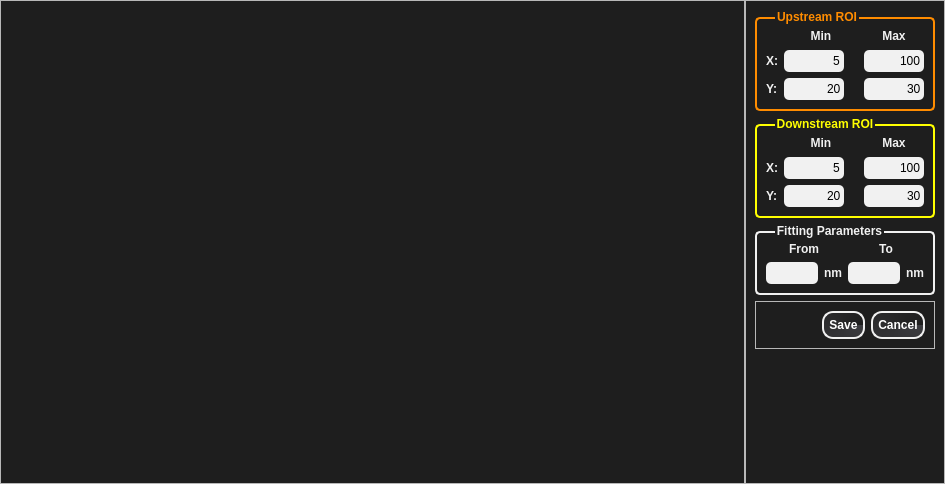
<?xml version="1.0" encoding="UTF-8"?>
<ui version="4.0">
 <class>roi_selector_main_widget</class>
 <widget class="QWidget" name="roi_selector_main_widget">
  <property name="geometry">
   <rect>
    <x>0</x>
    <y>0</y>
    <width>945</width>
    <height>484</height>
   </rect>
  </property>
  <property name="contextMenuPolicy">
   <enum>Qt::NoContextMenu</enum>
  </property>
  <property name="windowTitle">
   <string>Form</string>
  </property>
  <property name="styleSheet">
   <string notr="true">#roi_selector_main_widget{
	background: #1E1E1E;	
}

QLabel ,QGroupBox{
	color: #F1F1F1;
	font-weight: bold;
}

QLineEdit{
	border-radius:5px;
	background: #F1F1F1;
	color: black;
}

QPushButton{
	color:white;
	border-color: black;
	border: 2px solid #F1F1F1;
	border-radius: 11px;
	font-weight: bold;
	padding: 5px;
	background:qconicalgradient(cx:0.5, cy:0.5, angle:0, stop:0 rgba(30, 30, 30, 255), stop:1 rgba(60, 60, 64, 255))
}

QPushButton::hover{
    border:2px solid #fff;
	margin: 0.5px;
}

QPushPutton::press{
   border:2px solid #fff;
	margin: 2px;
}

QGroupBox {
	border: 2px solid #F1F1F1;
	border-radius: 5px;
	margin-top: 7px;
	padding: 0px
}
QGroupBox::title {
     subcontrol-origin: margin;
     left: 20px;
}

#downstream_roi_box{
	color:  rgba(255,255,0,255);
	border: 2px solid rgba(255,255,0,255);
}
#upstream_roi_box {
	color: rgba(255,140,0,255);
	border: 2px solid rgba(255,140,0,255);
}
</string>
  </property>
  <layout class="QHBoxLayout" name="horizontalLayout">
   <property name="spacing">
    <number>0</number>
   </property>
   <property name="margin">
    <number>0</number>
   </property>
   <item>
    <widget class="QFrame" name="axes_frame">
     <property name="frameShape">
      <enum>QFrame::StyledPanel</enum>
     </property>
     <property name="frameShadow">
      <enum>QFrame::Raised</enum>
     </property>
    </widget>
   </item>
   <item>
    <widget class="QFrame" name="frame">
     <property name="sizePolicy">
      <sizepolicy hsizetype="Fixed" vsizetype="Preferred">
       <horstretch>0</horstretch>
       <verstretch>0</verstretch>
      </sizepolicy>
     </property>
     <property name="frameShape">
      <enum>QFrame::StyledPanel</enum>
     </property>
     <property name="frameShadow">
      <enum>QFrame::Raised</enum>
     </property>
     <layout class="QVBoxLayout" name="verticalLayout_3">
      <item>
       <widget class="QGroupBox" name="upstream_roi_box">
        <property name="minimumSize">
         <size>
          <width>180</width>
          <height>0</height>
         </size>
        </property>
        <property name="maximumSize">
         <size>
          <width>180</width>
          <height>16777215</height>
         </size>
        </property>
        <property name="title">
         <string>Upstream ROI</string>
        </property>
        <layout class="QVBoxLayout" name="verticalLayout">
         <item>
          <layout class="QGridLayout" name="gridLayout">
           <item row="0" column="1">
            <widget class="QLabel" name="label">
             <property name="sizePolicy">
              <sizepolicy hsizetype="Expanding" vsizetype="Fixed">
               <horstretch>0</horstretch>
               <verstretch>0</verstretch>
              </sizepolicy>
             </property>
             <property name="minimumSize">
              <size>
               <width>0</width>
               <height>16</height>
              </size>
             </property>
             <property name="text">
              <string>Min</string>
             </property>
             <property name="alignment">
              <set>Qt::AlignCenter</set>
             </property>
            </widget>
           </item>
           <item row="0" column="2">
            <widget class="QLabel" name="label_2">
             <property name="sizePolicy">
              <sizepolicy hsizetype="Expanding" vsizetype="Fixed">
               <horstretch>0</horstretch>
               <verstretch>0</verstretch>
              </sizepolicy>
             </property>
             <property name="minimumSize">
              <size>
               <width>60</width>
               <height>16</height>
              </size>
             </property>
             <property name="maximumSize">
              <size>
               <width>60</width>
               <height>16777215</height>
              </size>
             </property>
             <property name="text">
              <string>Max</string>
             </property>
             <property name="alignment">
              <set>Qt::AlignCenter</set>
             </property>
            </widget>
           </item>
           <item row="1" column="0">
            <widget class="QLabel" name="label_3">
             <property name="text">
              <string>X:</string>
             </property>
            </widget>
           </item>
           <item row="1" column="1">
            <widget class="QLineEdit" name="us_x_min_txt">
             <property name="minimumSize">
              <size>
               <width>60</width>
               <height>22</height>
              </size>
             </property>
             <property name="maximumSize">
              <size>
               <width>60</width>
               <height>16777215</height>
              </size>
             </property>
             <property name="text">
              <string>5</string>
             </property>
             <property name="alignment">
              <set>Qt::AlignRight|Qt::AlignTrailing|Qt::AlignVCenter</set>
             </property>
            </widget>
           </item>
           <item row="1" column="2">
            <widget class="QLineEdit" name="us_x_max_txt">
             <property name="minimumSize">
              <size>
               <width>60</width>
               <height>22</height>
              </size>
             </property>
             <property name="maximumSize">
              <size>
               <width>60</width>
               <height>16777215</height>
              </size>
             </property>
             <property name="text">
              <string>100</string>
             </property>
             <property name="alignment">
              <set>Qt::AlignRight|Qt::AlignTrailing|Qt::AlignVCenter</set>
             </property>
            </widget>
           </item>
           <item row="2" column="0">
            <widget class="QLabel" name="label_4">
             <property name="text">
              <string>Y:</string>
             </property>
            </widget>
           </item>
           <item row="2" column="1">
            <widget class="QLineEdit" name="us_y_min_txt">
             <property name="minimumSize">
              <size>
               <width>60</width>
               <height>22</height>
              </size>
             </property>
             <property name="maximumSize">
              <size>
               <width>60</width>
               <height>16777215</height>
              </size>
             </property>
             <property name="text">
              <string>20</string>
             </property>
             <property name="alignment">
              <set>Qt::AlignRight|Qt::AlignTrailing|Qt::AlignVCenter</set>
             </property>
            </widget>
           </item>
           <item row="2" column="2">
            <widget class="QLineEdit" name="us_y_max_txt">
             <property name="minimumSize">
              <size>
               <width>60</width>
               <height>22</height>
              </size>
             </property>
             <property name="maximumSize">
              <size>
               <width>60</width>
               <height>16777215</height>
              </size>
             </property>
             <property name="text">
              <string>30</string>
             </property>
             <property name="alignment">
              <set>Qt::AlignRight|Qt::AlignTrailing|Qt::AlignVCenter</set>
             </property>
            </widget>
           </item>
          </layout>
         </item>
        </layout>
       </widget>
      </item>
      <item>
       <widget class="QGroupBox" name="downstream_roi_box">
        <property name="minimumSize">
         <size>
          <width>180</width>
          <height>0</height>
         </size>
        </property>
        <property name="maximumSize">
         <size>
          <width>180</width>
          <height>16777215</height>
         </size>
        </property>
        <property name="title">
         <string>Downstream ROI</string>
        </property>
        <layout class="QVBoxLayout" name="verticalLayout_2">
         <item>
          <layout class="QGridLayout" name="gridLayout_2">
           <item row="0" column="1">
            <widget class="QLabel" name="label_5">
             <property name="sizePolicy">
              <sizepolicy hsizetype="Expanding" vsizetype="Fixed">
               <horstretch>0</horstretch>
               <verstretch>0</verstretch>
              </sizepolicy>
             </property>
             <property name="minimumSize">
              <size>
               <width>0</width>
               <height>16</height>
              </size>
             </property>
             <property name="text">
              <string>Min</string>
             </property>
             <property name="alignment">
              <set>Qt::AlignCenter</set>
             </property>
            </widget>
           </item>
           <item row="0" column="2">
            <widget class="QLabel" name="label_6">
             <property name="sizePolicy">
              <sizepolicy hsizetype="Expanding" vsizetype="Fixed">
               <horstretch>0</horstretch>
               <verstretch>0</verstretch>
              </sizepolicy>
             </property>
             <property name="minimumSize">
              <size>
               <width>60</width>
               <height>16</height>
              </size>
             </property>
             <property name="maximumSize">
              <size>
               <width>60</width>
               <height>16777215</height>
              </size>
             </property>
             <property name="text">
              <string>Max</string>
             </property>
             <property name="alignment">
              <set>Qt::AlignCenter</set>
             </property>
            </widget>
           </item>
           <item row="1" column="0">
            <widget class="QLabel" name="label_7">
             <property name="text">
              <string>X:</string>
             </property>
            </widget>
           </item>
           <item row="1" column="1">
            <widget class="QLineEdit" name="ds_x_min_txt">
             <property name="minimumSize">
              <size>
               <width>60</width>
               <height>22</height>
              </size>
             </property>
             <property name="maximumSize">
              <size>
               <width>60</width>
               <height>16777215</height>
              </size>
             </property>
             <property name="text">
              <string>5</string>
             </property>
             <property name="alignment">
              <set>Qt::AlignRight|Qt::AlignTrailing|Qt::AlignVCenter</set>
             </property>
            </widget>
           </item>
           <item row="1" column="2">
            <widget class="QLineEdit" name="ds_x_max_txt">
             <property name="minimumSize">
              <size>
               <width>60</width>
               <height>22</height>
              </size>
             </property>
             <property name="maximumSize">
              <size>
               <width>60</width>
               <height>16777215</height>
              </size>
             </property>
             <property name="text">
              <string>100</string>
             </property>
             <property name="alignment">
              <set>Qt::AlignRight|Qt::AlignTrailing|Qt::AlignVCenter</set>
             </property>
            </widget>
           </item>
           <item row="2" column="0">
            <widget class="QLabel" name="label_8">
             <property name="text">
              <string>Y:</string>
             </property>
            </widget>
           </item>
           <item row="2" column="1">
            <widget class="QLineEdit" name="ds_y_min_txt">
             <property name="minimumSize">
              <size>
               <width>60</width>
               <height>22</height>
              </size>
             </property>
             <property name="maximumSize">
              <size>
               <width>60</width>
               <height>16777215</height>
              </size>
             </property>
             <property name="text">
              <string>20</string>
             </property>
             <property name="alignment">
              <set>Qt::AlignRight|Qt::AlignTrailing|Qt::AlignVCenter</set>
             </property>
            </widget>
           </item>
           <item row="2" column="2">
            <widget class="QLineEdit" name="ds_y_max_txt">
             <property name="minimumSize">
              <size>
               <width>60</width>
               <height>22</height>
              </size>
             </property>
             <property name="maximumSize">
              <size>
               <width>60</width>
               <height>16777215</height>
              </size>
             </property>
             <property name="text">
              <string>30</string>
             </property>
             <property name="alignment">
              <set>Qt::AlignRight|Qt::AlignTrailing|Qt::AlignVCenter</set>
             </property>
            </widget>
           </item>
          </layout>
         </item>
        </layout>
       </widget>
      </item>
      <item>
       <widget class="QGroupBox" name="fitting_roi_box">
        <property name="minimumSize">
         <size>
          <width>180</width>
          <height>0</height>
         </size>
        </property>
        <property name="maximumSize">
         <size>
          <width>180</width>
          <height>16777215</height>
         </size>
        </property>
        <property name="title">
         <string>Fitting Parameters</string>
        </property>
        <layout class="QGridLayout" name="gridLayout_4">
         <item row="0" column="0">
          <layout class="QGridLayout" name="gridLayout_3">
           <item row="0" column="0">
            <widget class="QLabel" name="label_9">
             <property name="text">
              <string>From</string>
             </property>
             <property name="alignment">
              <set>Qt::AlignCenter</set>
             </property>
            </widget>
           </item>
           <item row="0" column="1">
            <widget class="QLabel" name="label_10">
             <property name="layoutDirection">
              <enum>Qt::RightToLeft</enum>
             </property>
             <property name="text">
              <string>To</string>
             </property>
             <property name="alignment">
              <set>Qt::AlignCenter</set>
             </property>
            </widget>
           </item>
          </layout>
         </item>
         <item row="1" column="0">
          <layout class="QGridLayout" name="gridLayout_5">
           <item row="0" column="0">
            <layout class="QHBoxLayout" name="horizontalLayout_2">
             <item>
              <widget class="QLineEdit" name="fit_from_txt">
               <property name="minimumSize">
                <size>
                 <width>0</width>
                 <height>22</height>
                </size>
               </property>
               <property name="sizeIncrement">
                <size>
                 <width>0</width>
                 <height>0</height>
                </size>
               </property>
               <property name="alignment">
                <set>Qt::AlignRight|Qt::AlignTrailing|Qt::AlignVCenter</set>
               </property>
              </widget>
             </item>
             <item>
              <widget class="QLabel" name="label_11">
               <property name="sizePolicy">
                <sizepolicy hsizetype="Fixed" vsizetype="Fixed">
                 <horstretch>0</horstretch>
                 <verstretch>0</verstretch>
                </sizepolicy>
               </property>
               <property name="text">
                <string>nm</string>
               </property>
              </widget>
             </item>
            </layout>
           </item>
           <item row="0" column="1">
            <layout class="QHBoxLayout" name="horizontalLayout_3">
             <item>
              <widget class="QLineEdit" name="fit_to_txt">
               <property name="minimumSize">
                <size>
                 <width>0</width>
                 <height>22</height>
                </size>
               </property>
               <property name="alignment">
                <set>Qt::AlignRight|Qt::AlignTrailing|Qt::AlignVCenter</set>
               </property>
              </widget>
             </item>
             <item>
              <widget class="QLabel" name="label_12">
               <property name="sizePolicy">
                <sizepolicy hsizetype="Fixed" vsizetype="Fixed">
                 <horstretch>0</horstretch>
                 <verstretch>0</verstretch>
                </sizepolicy>
               </property>
               <property name="text">
                <string>nm</string>
               </property>
              </widget>
             </item>
            </layout>
           </item>
          </layout>
         </item>
        </layout>
       </widget>
      </item>
      <item>
       <widget class="QFrame" name="frame_2">
        <property name="minimumSize">
         <size>
          <width>180</width>
          <height>0</height>
         </size>
        </property>
        <property name="maximumSize">
         <size>
          <width>180</width>
          <height>16777215</height>
         </size>
        </property>
        <property name="frameShape">
         <enum>QFrame::StyledPanel</enum>
        </property>
        <property name="frameShadow">
         <enum>QFrame::Raised</enum>
        </property>
        <layout class="QHBoxLayout" name="horizontalLayout_5">
         <item>
          <spacer name="horizontalSpacer">
           <property name="orientation">
            <enum>Qt::Horizontal</enum>
           </property>
           <property name="sizeHint" stdset="0">
            <size>
             <width>40</width>
             <height>20</height>
            </size>
           </property>
          </spacer>
         </item>
         <item>
          <widget class="QPushButton" name="save_btn">
           <property name="maximumSize">
            <size>
             <width>80</width>
             <height>16777215</height>
            </size>
           </property>
           <property name="text">
            <string>Save</string>
           </property>
          </widget>
         </item>
         <item>
          <widget class="QPushButton" name="cancel_btn">
           <property name="maximumSize">
            <size>
             <width>80</width>
             <height>16777215</height>
            </size>
           </property>
           <property name="text">
            <string>Cancel</string>
           </property>
          </widget>
         </item>
        </layout>
       </widget>
      </item>
      <item>
       <spacer name="verticalSpacer">
        <property name="orientation">
         <enum>Qt::Vertical</enum>
        </property>
        <property name="sizeHint" stdset="0">
         <size>
          <width>20</width>
          <height>40</height>
         </size>
        </property>
       </spacer>
      </item>
     </layout>
    </widget>
   </item>
  </layout>
 </widget>
 <resources/>
 <connections/>
</ui>
